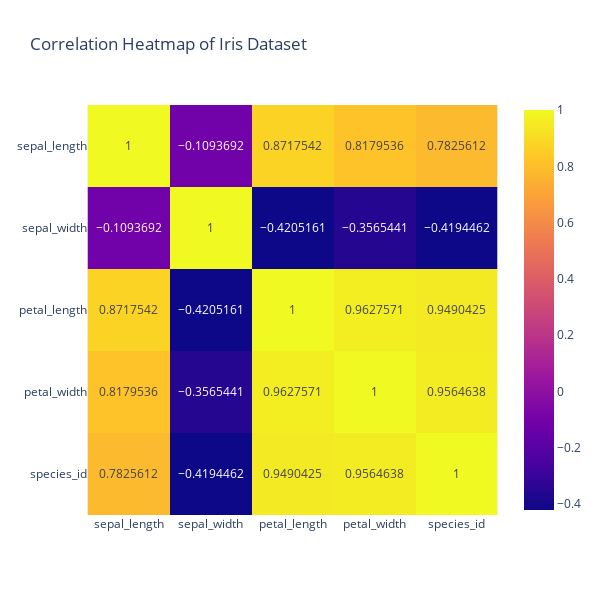

Notebook code for this chart:
### Code cell
fig = px.imshow(
    df_corr, 
    text_auto=True, 
    title='Correlation Heatmap of Iris Dataset'
)
fig.update_layout(width=600, height=600)
fig.show()

### Figure 1 — Plotly figure (JSON) as saved in the notebook; plotly's stock layout.template omitted (floating-point values rounded to 4 significant figures)
{"data": [{"coloraxis": "coloraxis", "hovertemplate": "x: %{x}<br>y: %{y}<br>color: %{z}<extra></extra>", "name": "0", "texttemplate": "%{z}", "type": "heatmap", "x": ["sepal_length", "sepal_width", "petal_length", "petal_width", "species_id"], "xaxis": "x", "y": ["sepal_length", "sepal_width", "petal_length", "petal_width", "species_id"], "yaxis": "y", "z": [[1, -0.1094, 0.8718, 0.818, 0.7826], [-0.1094, 1, -0.4205, -0.3565, -0.4194], [0.8718, -0.4205, 1, 0.9628, 0.949], [0.818, -0.3565, 0.9628, 1, 0.9565], [0.7826, -0.4194, 0.949, 0.9565, 1]]}], "layout": {"coloraxis": {"colorscale": [[0, "#0d0887"], [0.1111, "#46039f"], [0.2222, "#7201a8"], [0.3333, "#9c179e"], [0.4444, "#bd3786"], [0.5556, "#d8576b"], [0.6667, "#ed7953"], [0.7778, "#fb9f3a"], [0.8889, "#fdca26"], [1, "#f0f921"]]}, "height": 600, "title": {"text": "Correlation Heatmap of Iris Dataset"}, "width": 600, "xaxis": {"anchor": "y", "autorange": true, "constrain": "domain", "domain": [0, 1], "range": [-0.5, 4.5], "scaleanchor": "y", "type": "category"}, "yaxis": {"anchor": "x", "autorange": true, "constrain": "domain", "domain": [0.0119, 0.9881], "range": [4.5, -0.5], "type": "category"}}}
